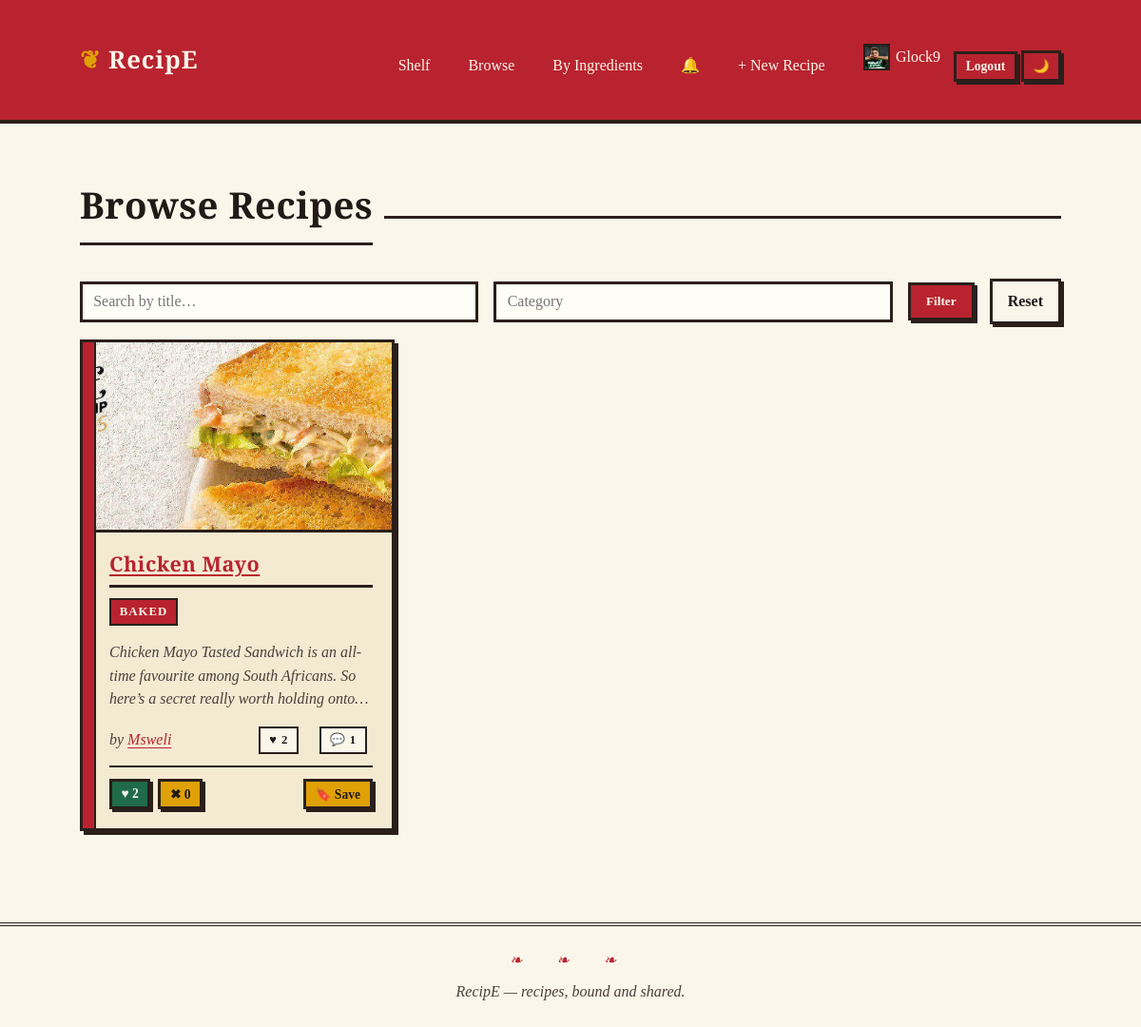
The app's page /recipes/page (signed in) with its own data.
### app/models/user.py (models this page shows, shortened)
class User(db.Model, UserMixin):
    __tablename__ = "users"
    id = db.Column(db.Integer, primary_key=True)
    username = db.Column(db.String(50), unique=True, nullable=False, index=True)
    email = db.Column(db.String(120), unique=True, nullable=False, index=True)
    password_hash = db.Column(db.String(255), nullable=False)
    bio = db.Column(db.Text, default="")
    avatar = db.Column(db.String(255), default="")
    is_active = db.Column(db.Boolean, default=True)
    created_at = db.Column(db.DateTime, default=datetime.utcnow)
    recipes = db.relationship("Recipe", backref="author", lazy="dynamic",
                              cascade="all, delete-orphan")
    comments = db.relationship("Comment", backref="author", lazy="dynamic",
                               cascade="all, delete-orphan")
    reactions = db.relationship("Reaction", backref="user", lazy="dynamic",
                                cascade="all, delete-orphan")
    preference = db.relationship("UserPreference", backref="user", uselist=False,
                                 cascade="all, delete-orphan")
    following = db.relationship(
        "Follow", foreign_keys="Follow.follower_id",
        backref="follower", lazy="dynamic", cascade="all, delete-orphan"
    )
    followers = db.relationship(
        "Follow", foreign_keys="Follow.followed_id",
        backref="followed", lazy="dynamic", cascade="all, delete-orphan"
    )
    notifications = db.relationship(
        "Notification", foreign_keys="Notification.user_id",
        back_populates="user", lazy="dynamic", cascade="all, delete-orphan"
    )
    def to_dict(self, include_stats=False):
        data = {
            "id": self.id,
            "username": self.username,
            "email": self.email,
            "bio": self.bio,
            "avatar": self.avatar,
            "created_at": self.created_at.isoformat(),
        }
        if include_stats:
            data["followers_count"] = self.followers.count()
            data["following_count"] = self.following.count()
            data["recipes_count"] = self.recipes.count()
        return data

### app/models/recipe.py (models this page shows)
class Recipe(db.Model):
    __tablename__ = "recipes"
    id = db.Column(db.Integer, primary_key=True)
    title = db.Column(db.String(150), nullable=False, index=True)
    description = db.Column(db.Text, default="")
    category = db.Column(db.String(80), index=True)
    user_id = db.Column(db.Integer, db.ForeignKey("users.id"), nullable=False)
    created_at = db.Column(db.DateTime, default=datetime.utcnow, index=True)
    updated_at = db.Column(db.DateTime, default=datetime.utcnow, onupdate=datetime.utcnow)
    ingredients = db.relationship("Ingredient", backref="recipe", lazy="select",
                                  cascade="all, delete-orphan", order_by="Ingredient.position")
    steps = db.relationship("Step", backref="recipe", lazy="select",
                            cascade="all, delete-orphan", order_by="Step.position")
    images = db.relationship("RecipeImage", backref="recipe", lazy="select",
                             cascade="all, delete-orphan")
    video = db.relationship("RecipeVideo", backref="recipe", uselist=False,
                            cascade="all, delete-orphan")
    comments = db.relationship("Comment", backref="recipe", lazy="dynamic",
                               cascade="all, delete-orphan")
    reactions = db.relationship("Reaction", backref="recipe", lazy="dynamic",
                                cascade="all, delete-orphan")
    notifications = db.relationship("Notification", back_populates="recipe", cascade="all, delete-orphan")
    savers = db.relationship("User", secondary=saved_recipes, lazy="dynamic",
                             backref=db.backref("saved_recipes", lazy="dynamic"))
    @property
    def likes_count(self):
        return self.reactions.filter_by(value=1).count()
    @property
    def dislikes_count(self):
        return self.reactions.filter_by(value=-1).count()
    def to_dict(self, detailed=False, current_user_id=None):
        data = {
            "id": self.id,
            "title": self.title,
            "description": self.description,
            "category": self.category,
            "author": self.author.to_dict() if self.author else None,
            "created_at": self.created_at.isoformat(),
            "updated_at": self.updated_at.isoformat(),
            "likes": self.likes_count,
            "dislikes": self.dislikes_count,
            "comments_count": self.comments.count(),
            "images": [img.to_dict() for img in self.images],
            "video": self.video.to_dict() if self.video else None,
        }
        if current_user_id:
            r = self.reactions.filter_by(user_id=current_user_id).first()
            data["my_reaction"] = r.value if r else 0
            data["is_saved"] = self.savers.filter_by(id=current_user_id).first() is not None
        if detailed:
            data["ingredients"] = [i.to_dict() for i in self.ingredients]
            data["steps"] = [s.to_dict() for s in self.steps]
        return data

### app/models/image.py (models this page shows)
class RecipeImage(db.Model):
    __tablename__ = "recipe_images"
    id = db.Column(db.Integer, primary_key=True)
    recipe_id = db.Column(db.Integer, db.ForeignKey("recipes.id"), nullable=False)
    filename = db.Column(db.String(255), nullable=False)
    is_primary = db.Column(db.Boolean, default=False)
    def to_dict(self):
        return {
            "id": self.id,
            "filename": self.filename,
            "url": f"/static/uploads/{self.filename}",
            "is_primary": self.is_primary,
        }

### app/routes/recipes.py (the view)
@recipes_bp.get("/page")
def list_recipes_page():
    q = request.args.get("q", "").strip()
    category = request.args.get("category", "").strip() or None
    page = max(int(request.args.get("page", 1)), 1)
    per_page = 12
    base = Recipe.query
    if q:        base = base.filter(Recipe.title.ilike(f"%{q}%"))
    if category: base = base.filter(Recipe.category.ilike(category))
    total = base.count()
    recipes = (base.order_by(Recipe.created_at.desc())
               .limit(per_page).offset((page - 1) * per_page).all())
    total_pages = (total + per_page - 1) // per_page
    return render_template("recipe_list.html",
                           recipes=recipes, q=q, category=category,
                           page=page, total_pages=total_pages)

### app/models/user.py (called while the page is built)
@login_manager.user_loader
def load_user(user_id):
    return User.query.get(int(user_id))

### app/templates/recipe_list.html (shortened to what this page needs)
{% extends "base.html" %}
{% block content %}
<div class="chapter"><h1>Browse Recipes</h1></div>
<form class="filters row" method="get" action="{{ url_for('recipes.list_recipes_page') }}">
  <input type="search" name="q" placeholder="Search by title…" value="{{ q or '' }}" />
  <input type="text" name="category" placeholder="Category" value="{{ category or '' }}" />
  <button class="btn btn--primary" type="submit">Filter</button>
  <a class="btn btn--ghost" href="{{ url_for('recipes.list_recipes_page') }}">Reset</a>
</form>
<div class="grid grid--3 mt-2">
  {% for r in recipes %}
    {% set variant = ["crimson","forest","plum","teal","mustard"][loop.index0 % 5] %}
    {% include "partials/_recipe_card.html" with context %}
  {% else %}
    <p class="muted">No recipes found.</p>
  {% endfor %}
</div>
{% endblock %}

### app/templates/base.html (shortened to what this page needs)
<!DOCTYPE html>
<html lang="en">
<head>
  <link rel="stylesheet" href="{{ url_for('static', filename='css/style.css') }}" />
</head>
<body data-authed="{{ 'true' if current_user.is_authenticated else 'false' }}"
      data-user-id="{{ current_user.id if current_user.is_authenticated else '' }}">
  <header class="site-header">
    <div class="container">
      <a class="brand" href="{{ url_for('feed.dashboard') }}">RecipE</a>
      <nav class="site-nav" data-nav>
        <a href="{{ url_for('feed.dashboard') }}">Shelf</a>
        <a href="{{ url_for('recipes.list_recipes_page') }}">Browse</a>
        <a href="{{ url_for('recipes.by_ingredients_page') }}">By Ingredients</a>
        {% if current_user.is_authenticated %}
          <a href="{{ url_for('notifications.list_page') }}" class="nav-bell" title="Notifications">
    🔔
          </a>
          <a href="{{ url_for('recipes.new_recipe_page') }}">+ New Recipe</a>
          <a href="{{ url_for('users.profile_page', username=current_user.username) }}" class="nav-avatar">
            {% if current_user.avatar %}
              <img src="{{ url_for('static', filename='uploads/' ~ current_user.avatar) }}"
                   alt="{{ current_user.username }}" />
            {% else %}
              <span class="avatar-placeholder--sm">{{ current_user.username[:1]|upper }}</span>
            {% endif %}
            {{ current_user.username }}
          </a>
          <form action="{{ url_for('auth.logout') }}" method="post" style="display:inline">
            <button class="btn btn--sm btn--primary" type="submit">Logout</button>
          </form>
          <button class="btn btn--sm btn--ghost theme-toggle" data-theme-toggle title="Toggle theme">🌙</button>
        {% else %}
          <a href="{{ url_for('auth.login_page') }}">Login</a>
          <a href="{{ url_for('auth.register_page') }}">Register</a>
        {% endif %}
      </nav>
    </div>
  </header>
  <main class="container">
    {% block content %}{% endblock %}
  </main>
  <footer class="site-footer">
    RecipE — recipes, bound and shared.
  </footer>
</body>
</html>

### app/templates/partials/_recipe_card.html (shortened to what this page needs)
<article class="card card--{{ variant|default('crimson') }}{% if ribbon %} card--ribbon{% endif %}"
         data-recipe-id="{{ r.id }}">
  {% if r.images %}
    {% set primary = r.images|selectattr('is_primary')|first or r.images[0] %}
    <div class="card__thumb">
      <img src="{{ url_for('static', filename='uploads/' ~ primary.filename) }}"
           alt="{{ r.title }}" loading="lazy">
    </div>
  {% endif %}
  <h3 class="card__title">
    <a href="{{ url_for('recipes.recipe_page', recipe_id=r.id) }}">{{ r.title }}</a>
  </h3>
  <div class="card__tags">
    <span class="tag tag--{{ variant|default('crimson') }}">{{ r.category or "Uncategorised" }}</span>
  </div>
  <p class="muted card__desc">
    {{ r.description[:120] }}{% if r.description|length > 120 %}…{% endif %}
  </p>
  <div class="row card__meta">
    <span class="muted">by
      <a href="{{ url_for('users.profile_page', username=r.author.username) }}">{{ r.author.username }}</a>
    </span>
    <span class="tag">♥ {{ r.likes_count }}</span>
    <span class="tag">💬 {{ r.comments.count() }}</span>
  </div>
  {% if current_user.is_authenticated %}
    <div class="action-bar" data-action-bar>
      <button class="btn btn--sm btn--like {% if r.to_dict(current_user_id=current_user.id).my_reaction == 1 %}is-active{% endif %}"
              data-action="like" data-recipe-id="{{ r.id }}"
              aria-label="Like">♥ <span class="likes-count">{{ r.likes_count }}</span></button>
      <button class="btn btn--sm btn--dislike {% if r.to_dict(current_user_id=current_user.id).my_reaction == -1 %}is-active{% endif %}"
              data-action="dislike" data-recipe-id="{{ r.id }}"
              aria-label="Dislike">✖ <span class="dislikes-count">{{ r.dislikes_count }}</span></button>
      <button class="btn btn--sm btn--save {% if r.to_dict(current_user_id=current_user.id).is_saved %}is-active{% endif %}"
              data-action="save" data-recipe-id="{{ r.id }}"
              aria-label="Save to my cookbook">🔖 Save</button>
    </div>
  {% endif %}
</article>

### app/static/css/style.css (style rules this page uses)
:root { --paper: #fbf6ea; --paper-2: #f4ead2; --ink: #211a17; --ink-soft: #4a3f39; --crimson: #b8232f; --mustard: #e0a106; --forest: #1f6b4a; --plum: #6c2a6b; --teal: #106a72; --line: #2a1f1a; --shadow: 4px 4px 0 0 var(--line); }
* { box-sizing: border-box; }
html, body { margin: 0; padding: 0; background: var(--paper); color: var(--ink); font-family: "Georgia", "Iowan Old Style", "Times New Roman", serif; font-size: 16px; line-height: 1.55; }
h1, h2, h3, h4 { font-family: "Playfair Display", "Georgia", serif; letter-spacing: 0.5px; margin: 0 0 .5em; color: var(--ink); border-bottom: 3px solid var(--line); padding-bottom: .25em; }
h1 { font-size: 2.4rem; }
h3 { font-size: 1.35rem; }
a { color: var(--crimson); text-decoration: underline; text-underline-offset: 3px; }
.container { max-width: 1080px; margin: 0 auto; padding: 1.5rem; }
.site-header { background: var(--crimson); color: var(--paper); border-bottom: 4px solid var(--line); padding: 1rem 0; }
.site-header .container { display: flex; align-items: center; justify-content: space-between; }
.site-header .brand { font-family: "Playfair Display", serif; font-size: 1.6rem; font-weight: 700; color: var(--paper); text-decoration: none; letter-spacing: 1px; }
.site-header .brand::before { content: "❦ "; color: var(--mustard); }
.site-nav a { color: var(--paper); margin-left: 1rem; text-decoration: none; border: 2px solid transparent; padding: .25rem .5rem; }
.card { background: var(--paper-2); border: 3px solid var(--line); box-shadow: var(--shadow); padding: 1.25rem 1.25rem 1.25rem 1.75rem; margin-bottom: 1.5rem; position: relative; }
.card::before { content: ""; position: absolute; left: 0; top: 0; bottom: 0; width: 12px; background: var(--crimson); border-right: 2px solid var(--line); }
.btn { display: inline-block; padding: .55rem 1rem; background: var(--mustard); color: var(--ink); border: 3px solid var(--line); font-family: inherit; font-weight: 700; text-decoration: none; cursor: pointer; box-shadow: 3px 3px 0 0 var(--line); transition: transform .05s ease; }
.btn--primary { background: var(--crimson); color: var(--paper); }
.btn--ghost { background: transparent; color: var(--ink); }
.btn--sm { padding: .3rem .6rem; font-size: .85rem; }
input, textarea, select { width: 100%; padding: .6rem .7rem; border: 3px solid var(--line); background: #fffdf7; font-family: inherit; font-size: 1rem; color: var(--ink); box-shadow: inset 2px 2px 0 0 rgba(0,0,0,.05); }
.tag { display: inline-block; padding: .15rem .55rem; border: 2px solid var(--line); background: var(--paper); font-size: .8rem; margin-right: .35rem; text-transform: uppercase; letter-spacing: 1px; font-weight: 700; }
.tag--crimson { background: var(--crimson); color: var(--paper); }
.action-bar { display: flex; gap: .5rem; align-items: center; margin-top: .75rem; border-top: 2px solid var(--line); padding-top: .75rem; }
.btn--like.is-active { background: var(--forest); color: var(--paper); }
.grid { display: grid; gap: 1.25rem; }
.grid--3 { grid-template-columns: repeat(auto-fill, minmax(260px, 1fr)); }
.chapter { display: flex; align-items: baseline; gap: .75rem; margin: 2rem 0 1rem; }
.chapter::after { content: ""; flex: 1; height: 3px; background: var(--line); }
.site-footer { margin-top: 3rem; border-top: 4px double var(--line); padding: 1.5rem; text-align: center; font-style: italic; color: var(--ink-soft); }
.site-footer::before { content: "❧ ❧ ❧"; display: block; color: var(--crimson); margin-bottom: .5rem; letter-spacing: 1rem; }
.muted { color: var(--ink-soft); font-style: italic; }
.mt-2 { margin-top: 1rem; }
.row { display: flex; gap: 1rem; align-items: center; flex-wrap: wrap; }
.card__thumb { margin: -1.25rem -1.25rem 1rem -1.75rem; border-bottom: 3px solid var(--line); overflow: hidden; max-height: 200px; }
.card__thumb img { display: block; width: 100%; height: 200px; object-fit: cover; }
.filters input { flex: 1; min-width: 160px; }
.nav-avatar { display: inline-flex; align-items: center; gap: .4rem; }
.nav-avatar img, .nav-avatar .avatar-placeholder--sm { width: 28px; height: 28px; border: 2px solid var(--line); object-fit: cover; vertical-align: middle; }
.nav-bell { position: relative; text-decoration: none; }

### records on screen
User: avatar (picture), username "Glock9"
Recipe: filename (picture), title "Chicken Mayo", category "BAKED", description "Chicken Mayo Tasted Sandwich is an all-time favourite among South Africans. So here’s a secret really worth holding onto", author.username "Msweli", likes_count "2", comments.count "1", dislikes_count "0"
